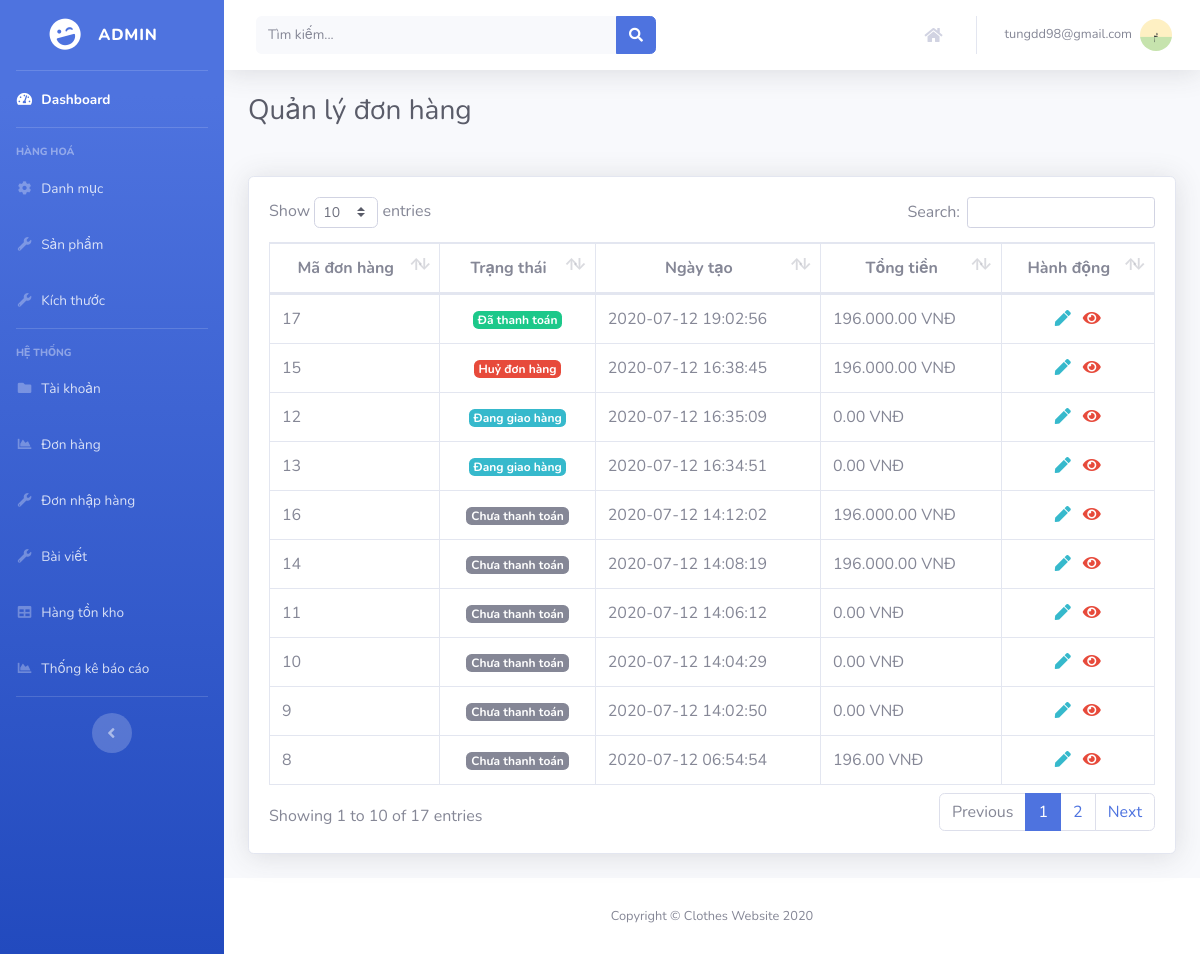
The app's page /admin/order (signed in) with its own data.
### tables this page shows
CREATE TABLE `orders` (
  `id` int(11) NOT NULL,
  `user_id` int(11) DEFAULT NULL,
  `status` int(11) NOT NULL DEFAULT 0,
  `total` float DEFAULT NULL,
  `created_at` timestamp NOT NULL DEFAULT current_timestamp() ON UPDATE current_timestamp()
);

### controller/BaseController.php (called while the page is built, shortened)
<?php
class BaseController
{
    public function loadView($_view, $var)
    {
        $this->view = $_view;
        include "view/{$this->view}.php";
    }
}

### model/Model.php (called while the page is built, shortened)
<?php
$db = mysqli_connect($hostname, $username, $password, $database);
mysqli_set_charset($db, "UTF8");
class Model
{
    public function _getListAll($sql)
    {
        global $db;
        $result = mysqli_query($db, $sql);
        $arr = array();
        while ($rows = mysqli_fetch_object($result)) {
            $arr[] = $rows;
        }
        return $arr;
    }
}

### model/OrderModel.php (called while the page is built, shortened)
<?php
class OrderModel extends Model
{
    public $table = 'orders';
    public function getListAll()
    {
        return parent::_getListAll("Select * from `$this->table` order by created_at DESC");
    }
}

### helper/index.php (called while the page is built, shortened)
<?php
function showStatusOrder($status = 0) {
    $arrStatus = array(
        '0' => array('label' => 'Chưa thanh toán', 'class' => 'secondary'),
        '1' => array('label' => 'Đang giao hàng', 'class' => 'info'),
        '2' => array('label' => 'Đã thanh toán', 'class' => 'success'),
        '3' => array('label' => 'Huỷ đơn hàng', 'class' => 'danger'),
    );
    return $arrStatus[$status];
}

### view/admin/order/index.php (the view, shortened to what this page needs)
<head>
    <link href="public/backend/vendor/datatables/dataTables.bootstrap4.min.css" rel="stylesheet">
</head>
<div class="container-fluid">
    <h1 class="h3 mb-5 text-gray-800"><?php echo $title ?></h1>
    <div class="card shadow mb-4">
        <div class="card-body">
            <div class="table-responsive">
                <table class="table table-bordered" id="dataTable" width="100%" cellspacing="0">
                    <thead>
                        <tr class="text-center">
                            <th>Mã đơn hàng</th>
                            <th>Trạng thái</th>
                            <th>Ngày tạo</th>
                            <th>Tổng tiền</th>
                            <th>Hành động</th>
                        </tr>
                    </thead>
                    <tbody>
                        <?php foreach($data as $key => $val) { ?>
                        <tr>
                            <td><?php echo $val->id ?></td>
                            <td class="text-center">
                                <div class="badge badge-<?php echo showStatusOrder($val->status)['class'] ?>">
                                    <?php echo showStatusOrder($val->status)['label'] ?></div>
                            </td>
                            <td><?php echo $val->created_at ?></td>
                            <td><?php echo number_format($val->total, 2, '.', '.') ?> VNĐ</td>
                            <td class="text-center">
                                <div class="dropdown no-arrow d-inline-block">
                                    <a class="dropdown-toggle text-info px-1" href="#" role="button" id="dropdownMenuLink" data-toggle="dropdown"
                                aria-haspopup="true" aria-expanded="false">
                                        <i class="fa fa-pen"></i>
                                    </a>
                                </div>
                                <a href="admin/<?php echo $path ?>/view/<?php echo $val->id ?>" class="text-danger px-1">
                                    <i class="fa fa-eye"></i>
                                </a>
                            </td>
                        </tr>
                        <?php }; ?>
                    </tbody>
                </table>
            </div>
        </div>
    </div>
</div>

### records on screen
orders: id "17", status "Đã thanh toán", created_at "2020-07-12 19:02:56", total "196.000.00"
orders: id "15", status "Huỷ đơn hàng", created_at "2020-07-12 16:38:45", total "196.000.00"
orders: id "12", status "Đang giao hàng", created_at "2020-07-12 16:35:09", total "0.00"
orders: id "13", status "Đang giao hàng", created_at "2020-07-12 16:34:51", total "0.00"
orders: id "16", status "Chưa thanh toán", created_at "2020-07-12 14:12:02", total "196.000.00"
orders: id "14", status "Chưa thanh toán", created_at "2020-07-12 14:08:19", total "196.000.00"
orders: id "11", status "Chưa thanh toán", created_at "2020-07-12 14:06:12", total "0.00"
orders: id "10", status "Chưa thanh toán", created_at "2020-07-12 14:04:29", total "0.00"
orders: id "9", status "Chưa thanh toán", created_at "2020-07-12 14:02:50", total "0.00"
orders: id "8", status "Chưa thanh toán", created_at "2020-07-12 06:54:54", total "196.00"

### other values on screen
$_SESSION['email'] "tungdd98@gmail.com"
$title "Quản lý đơn hàng"
